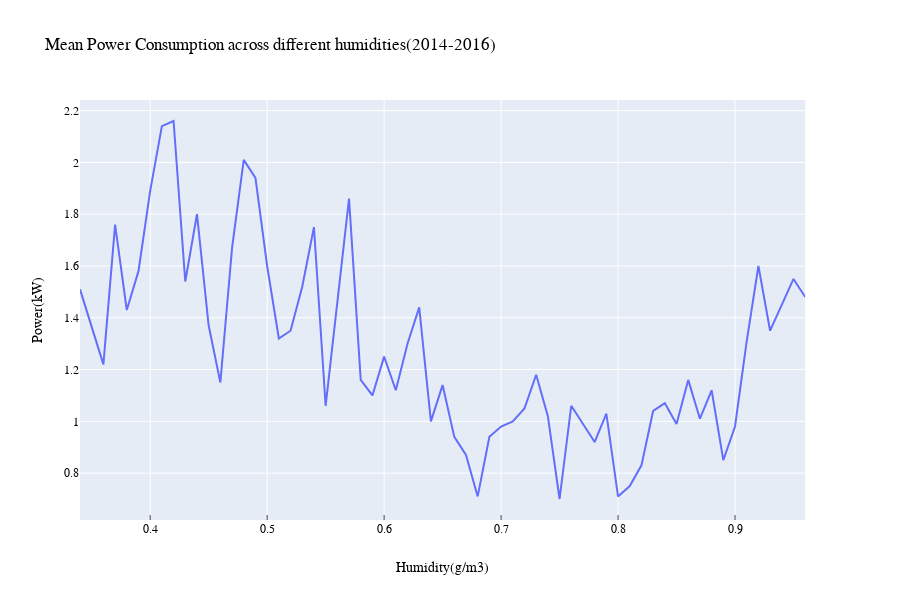

Notebook source saved alongside this figure:
### Code cell
fig = px.line(df6, x='humidity', y='power', title='Mean Power Consumption across different humidities(2014-2016)')
fig.update_xaxes(ticks="inside",title_font=dict(family='Georgia', color='black'),tickfont=dict(family='Georgia', color='black'))
fig.update_yaxes(title_font=dict(family='Georgia', color='black'),tickfont=dict(family='Georgia', color='black'))
fig.update_layout(font=dict(family="Georgia",color="black"),xaxis_title="Humidity(g/m3)", yaxis_title="Power(kW)")
fig.show()

### Figure 1 — Plotly figure (JSON) as saved in the notebook; plotly's stock layout.template omitted (floating-point values rounded to 4 significant figures)
{"data": [{"hoverlabel": {"namelength": 0}, "hovertemplate": "humidity=%{x}<br>power=%{y}", "legendgroup": "", "line": {"color": "#636efa", "dash": "solid"}, "mode": "lines", "name": "", "showlegend": false, "type": "scatter", "x": [0.34, 0.36, 0.37, 0.38, 0.39, 0.4, 0.41, 0.42, 0.43, 0.44, 0.45, 0.46, 0.47, 0.48, 0.49, 0.5, 0.51, 0.52, 0.53, 0.54, 0.55, 0.56, 0.57, 0.58, 0.59, 0.6, 0.61, 0.62, 0.63, 0.64, 0.65, 0.66, 0.67, 0.68, 0.69, 0.7, 0.71, 0.72, 0.73, 0.74, 0.75, 0.76, 0.77, 0.78, 0.79, 0.8, 0.81, 0.82, 0.83, 0.84, 0.85, 0.86, 0.87, 0.88, 0.89, 0.9, 0.91, 0.92, 0.93, 0.95, 0.96], "xaxis": "x", "y": [1.51, 1.22, 1.76, 1.43, 1.58, 1.89, 2.14, 2.16, 1.54, 1.8, 1.37, 1.15, 1.67, 2.01, 1.94, 1.6, 1.32, 1.35, 1.52, 1.75, 1.06, 1.47, 1.86, 1.16, 1.1, 1.25, 1.12, 1.3, 1.44, 1, 1.14, 0.94, 0.87, 0.71, 0.94, 0.98, 1, 1.05, 1.18, 1.02, 0.7, 1.06, 0.99, 0.92, 1.03, 0.71, 0.75, 0.83, 1.04, 1.07, 0.99, 1.16, 1.01, 1.12, 0.85, 0.98, 1.31, 1.6, 1.35, 1.55, 1.48], "yaxis": "y"}], "layout": {"font": {"color": "black", "family": "Georgia"}, "height": 600, "legend": {"tracegroupgap": 0}, "title": {"text": "Mean Power Consumption across different humidities(2014-2016)"}, "xaxis": {"anchor": "y", "domain": [0, 0.98], "tickfont": {"color": "black", "family": "Georgia"}, "ticks": "inside", "title": {"text": "Humidity(g/m3)"}}, "yaxis": {"anchor": "x", "domain": [0, 1], "tickfont": {"color": "black", "family": "Georgia"}, "title": {"text": "Power(kW)"}}}}
